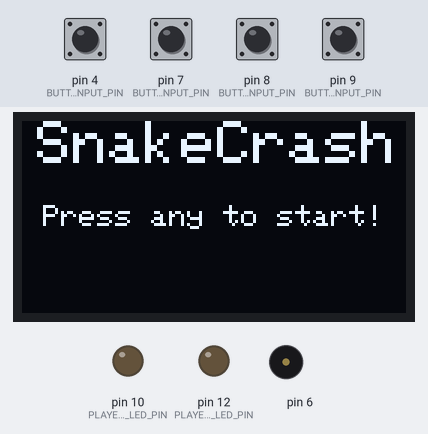
Simulated run of this sketch. Board: Arduino Uno, built with avr-gcc and run on an emulated ATmega328P. Shown: 128×64 one-colour display, output pins drawn as LEDs (lit = HIGH), buzzer (waves = sounding). Dashed ring = blinking. The inputs (shaded band) are chosen by the test bench; at power-on: pin 4 (BUTTON2_INPUT_PIN), pin 7 (BUTTON1_INPUT_PIN), pin 8 (BUTTON3_INPUT_PIN), pin 9 (BUTTON4_INPUT_PIN) HIGH.

Above: at 1.4 s.
1.5 s: pin 4 (BUTTON2_INPUT_PIN) pulled LOW for 0.15 s
At 3.8 s:
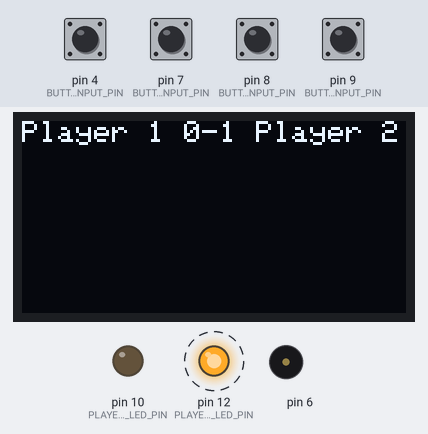
4.0 s: pin 7 (BUTTON1_INPUT_PIN) pulled LOW for 1 s
At 5.19 s:
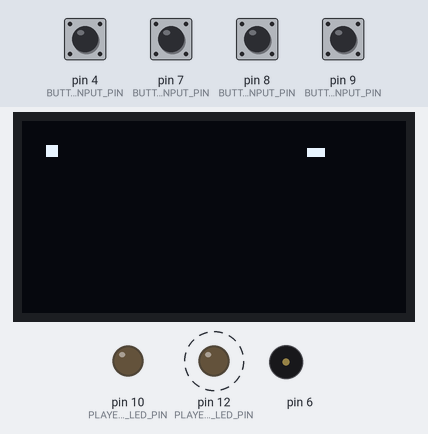
6.5 s: pin 8 (BUTTON3_INPUT_PIN) pulled LOW for 0.15 s
At 7.6 s:
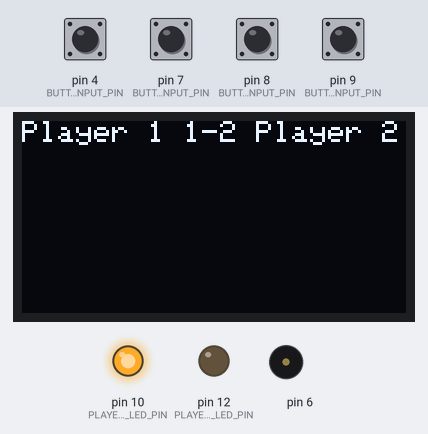
8.4 s: pin 9 (BUTTON4_INPUT_PIN) pulled LOW for 1 s
At 10.04 s:
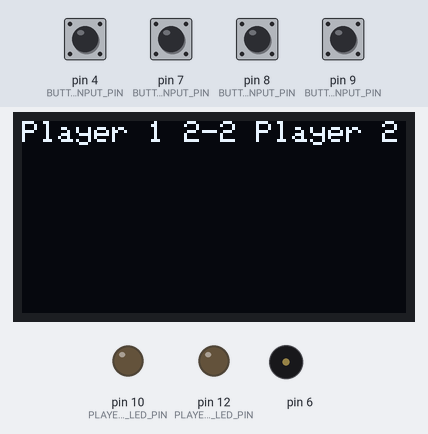
11.3 s: pin 4 (BUTTON2_INPUT_PIN) pulled LOW for 1 s
At 12.1 s:
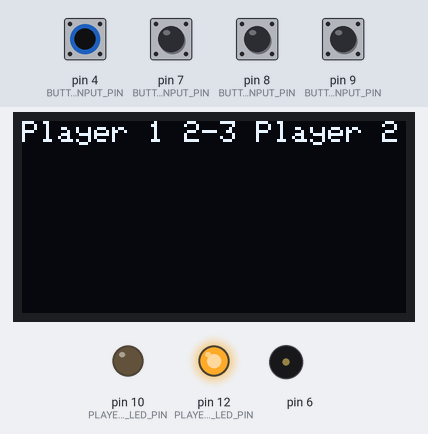
13.8 s: pin 4 (BUTTON2_INPUT_PIN) pulled LOW for 1 s
At 17.9 s:
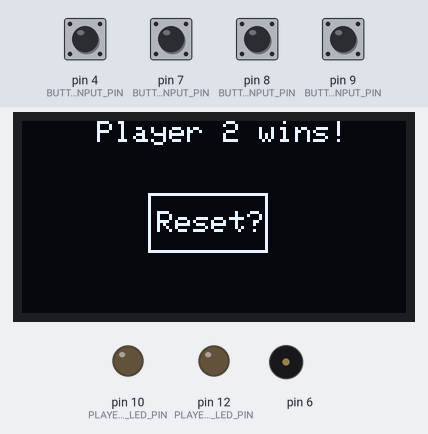
Timing chart, 0 to 18.8 s (numbered marks = the images above; inputs shaded):
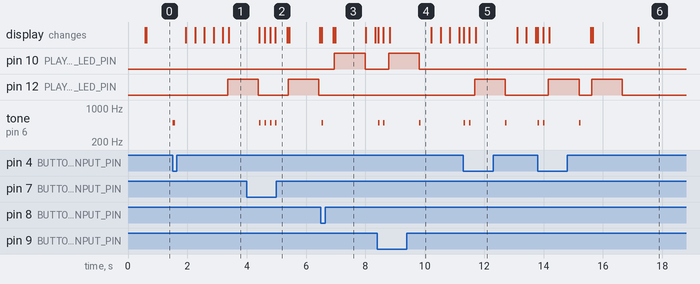

The sketch:

A2_SnakeCrash.ino
```cpp
#include <Wire.h>
#include <SPI.h>

#include <Adafruit_GFX.h>
#include <Adafruit_SSD1306.h>

#define SCREEN_WIDTH 128 // OLED display width, in pixels
#define SCREEN_HEIGHT 64 // OLED display height, in pixels

// Declaration for an SSD1306 display connected to I2C (SDA, SCL pins)
#define OLED_RESET     4 // Reset pin # (or -1 if sharing Arduino reset pin)
Adafruit_SSD1306 _display(SCREEN_WIDTH, SCREEN_HEIGHT, &Wire, OLED_RESET);

// Pins
const int BUTTON1_INPUT_PIN = 7;
const int BUTTON2_INPUT_PIN = 4;

const int BUTTON3_INPUT_PIN = 8;
const int BUTTON4_INPUT_PIN = 9;

const int PLAYER1_LED_PIN = 10;
const int PLAYER2_LED_PIN = 12;

const int DELAY_LOOP_MS = 5;

bool isMenu = true;
bool isReady = false;

const char strStart[] = "Press any to start!";
int16_t x, y;
uint16_t txtWidth, txtHeight;

// Player1 variables
int xPlayerPos = 10;
int yPlayerPos = 10;
int playerRadius = 1;
int xSpeed = 0;
int ySpeed = 0;
int player1Score = 0;

// Player2 variables
int player2Radius = 1;
int xPlayer2Pos = 100;
int yPlayer2Pos = 10;
int x2Speed = 0;
int y2Speed = 0;
int player2Score = 0;


// Button values
int button1Value = 0;
int button2Value = 0;
int button3Value = 0;
int button4Value = 0;

void setup() {
  pinMode(BUTTON1_INPUT_PIN, INPUT_PULLUP);
  pinMode(BUTTON2_INPUT_PIN, INPUT_PULLUP);
  pinMode(BUTTON3_INPUT_PIN, INPUT_PULLUP);
  pinMode(BUTTON4_INPUT_PIN, INPUT_PULLUP);

  pinMode(PLAYER1_LED_PIN, OUTPUT);
  pinMode(PLAYER2_LED_PIN, OUTPUT);

  Serial.begin(9600);

  initializeOledAndShowStartupScreen();

  showMenu();

  xSpeed = 1;
  x2Speed = -1;

  player1Score = 0;
  player2Score = 0;

}

void loop() {
  button1Value = digitalRead(BUTTON1_INPUT_PIN);
  button2Value = digitalRead(BUTTON2_INPUT_PIN);
  button3Value = digitalRead(BUTTON3_INPUT_PIN);
  button4Value = digitalRead(BUTTON4_INPUT_PIN);

  collisionDetect();

  // First player reaching 5 points wins
  if (player1Score == 5) {
    winMenu(true);
  } else if (player2Score == 5) {
    winMenu(false);
  }

  moveDirection();

  // Update player pos
  xPlayerPos += xSpeed;
  yPlayerPos += ySpeed;

  xPlayer2Pos += x2Speed;
  yPlayer2Pos += y2Speed;

  drawPlayers();

  reverseDirection();

  // Render buffer to screen
  _display.display();

  if(DELAY_LOOP_MS > 0){
    delay(DELAY_LOOP_MS);
  }
}

// Function for handling player collisions
// Starts a new round when a player hits another player or wall.
void collisionDetect() {
  // Collision Detect
  // Player 1
  if (xSpeed != 0) {
    if ((xSpeed < 0 && _display.getPixel(xPlayerPos - 2, yPlayerPos) == 1) || (xSpeed > 0 && _display.getPixel(xPlayerPos + 2, yPlayerPos) == 1)) {
      player2Score += 1;
      digitalWrite(PLAYER2_LED_PIN, HIGH);
      resetLevel();
    }
  }  else if (ySpeed != 0) {
    if ((ySpeed < 0 && _display.getPixel(xPlayerPos, yPlayerPos - 2) == 1) || (ySpeed > 0 && _display.getPixel(xPlayerPos, yPlayerPos + 2) == 1)) {
      player2Score += 1;
      digitalWrite(PLAYER2_LED_PIN, HIGH);
      resetLevel();
    }
  }
  // Player 2
  if (x2Speed != 0) {
    if ((x2Speed < 0 && _display.getPixel(xPlayer2Pos - 2, yPlayer2Pos) == 1) || (x2Speed > 0 && _display.getPixel(xPlayer2Pos + 2, yPlayer2Pos) == 1)) {
      player1Score += 1;
      digitalWrite(PLAYER1_LED_PIN, HIGH);
      resetLevel();
    }
  }  else if (y2Speed != 0) {
    if ((y2Speed < 0 && _display.getPixel(xPlayer2Pos, yPlayer2Pos - 2) == 1) || (y2Speed > 0 && _display.getPixel(xPlayer2Pos, yPlayer2Pos + 2) == 1)) {
      player1Score += 1;
      digitalWrite(PLAYER1_LED_PIN, HIGH);
      resetLevel();
    }
  }
}

// Function for changing players' direction on button press.
void moveDirection() {
  // Button pressed (for player1 going LEFT)
  if (button1Value == LOW) {
    // Player going DOWN
    if (ySpeed > 0) {
      ySpeed = 0;
      xSpeed = 1;
    }
    // Player going RIGHT
    else if (xSpeed > 0) {
      xSpeed = 0;
      ySpeed = -1;
    }
    // Player going UP
    else if (ySpeed < 0) {
      ySpeed = 0;
      xSpeed = -1;
    }
    // Player going LEFT
    else if (xSpeed < 0) {
      xSpeed = 0;
      ySpeed = 1;
    }
    tone(6, 500);
    delay(50);
    noTone(6);
    delay(100);
  }

  // Button pressed (for player1 going RIGHT)
  if (button2Value == LOW) {
    // Player going DOWN
    if (ySpeed > 0) {
      ySpeed = 0;
      xSpeed = -1;
    }
    // Player going RIGHT
    else if (xSpeed > 0) {
      xSpeed = 0;
      ySpeed = 1;
    }
    // Player going UP
    else if (ySpeed < 0) {
      ySpeed = 0;
      xSpeed = 1;
    }
    // Player going LEFT
    else if (xSpeed < 0) {
      xSpeed = 0;
      ySpeed = -1;
    }

    tone(6, 500);
    delay(50);
    noTone(6);
    delay(100);
  }

  // Button pressed (for player2 going RIGHT)
  if (button3Value == LOW) {
    // Player going DOWN
    if (y2Speed > 0) {
      y2Speed = 0;
      x2Speed = -1;
    }
    // Player going RIGHT
    else if (x2Speed > 0) {
      x2Speed = 0;
      y2Speed = 1;
    }
    // Player going UP
    else if (y2Speed < 0) {
      y2Speed = 0;
      x2Speed = 1;
    }
    // Player going LEFT
    else if (x2Speed < 0) {
      x2Speed = 0;
      y2Speed = -1;
    }

    tone(6, 500);
    delay(50);
    noTone(6);
    delay(100);
  }

  // Button pressed (for player2 going LEFT)
  if (button4Value == LOW) {
    // Player going DOWN
    if (y2Speed > 0) {
      y2Speed = 0;
      x2Speed = 1;
    }
    // Player going RIGHT
    else if (x2Speed > 0) {
      x2Speed = 0;
      y2Speed = -1;
    }
    // Player going UP
    else if (y2Speed < 0) {
      y2Speed = 0;
      x2Speed = -1;
    }
    // Player going LEFT
    else if (x2Speed < 0) {
      x2Speed = 0;
      y2Speed = 1;
    }

    tone(6, 500);
    delay(50);
    noTone(6);
    delay(100);
  }
}

// Draws both players on the display.
void drawPlayers() {
  // Draw player 1
  _display.writePixel(xPlayerPos, yPlayerPos, SSD1306_WHITE);
  _display.writePixel(xPlayerPos-1, yPlayerPos, SSD1306_WHITE);
  _display.writePixel(xPlayerPos+1, yPlayerPos, SSD1306_WHITE);
  _display.writePixel(xPlayerPos, yPlayerPos-1, SSD1306_WHITE);
  _display.writePixel(xPlayerPos, yPlayerPos+1, SSD1306_WHITE);

  _display.writePixel(xPlayerPos+1, yPlayerPos+1, SSD1306_WHITE);
  _display.writePixel(xPlayerPos-1, yPlayerPos+1, SSD1306_WHITE);
  _display.writePixel(xPlayerPos+1, yPlayerPos-1, SSD1306_WHITE);
  _display.writePixel(xPlayerPos-1, yPlayerPos-1, SSD1306_WHITE);

  // Draw player 2
  _display.writePixel(xPlayer2Pos, yPlayer2Pos, SSD1306_WHITE);
  _display.writePixel(xPlayer2Pos-1, yPlayer2Pos, SSD1306_WHITE);
  _display.writePixel(xPlayer2Pos+1, yPlayer2Pos, SSD1306_WHITE);
  _display.writePixel(xPlayer2Pos, yPlayer2Pos-1, SSD1306_WHITE);
  _display.writePixel(xPlayer2Pos, yPlayer2Pos+1, SSD1306_WHITE);

  _display.writePixel(xPlayer2Pos+1, yPlayer2Pos+1, SSD1306_WHITE);
  _display.writePixel(xPlayer2Pos-1, yPlayer2Pos+1, SSD1306_WHITE);
  _display.writePixel(xPlayer2Pos+1, yPlayer2Pos-1, SSD1306_WHITE);
  _display.writePixel(xPlayer2Pos-1, yPlayer2Pos-1, SSD1306_WHITE);

}

// Reverses the direction of a player if they hit a wall,
// effectively making the player lose
void reverseDirection() {
  // Check for ball bounce
  if(xPlayerPos - playerRadius <= 0 || xPlayerPos + playerRadius >= _display.width()){
    xSpeed = xSpeed * -1; // reverse x direction
  }

  if(yPlayerPos - playerRadius <= 0 || yPlayerPos + playerRadius >= _display.height()){
    ySpeed = ySpeed * -1; // reverse y direction
  }

  if(xPlayer2Pos - player2Radius <= 0 || xPlayer2Pos + player2Radius >= _display.width()){
    x2Speed = x2Speed * -1; // reverse x direction
  }

  if(yPlayer2Pos - player2Radius <= 0 || yPlayer2Pos + player2Radius >= _display.height()){
    y2Speed = y2Speed * -1; // reverse y direction
  }
}

// Shows the start menu.
void showMenu() {

  _display.setTextSize(2);
  _display.setTextColor(WHITE, BLACK);
  _display.setCursor(5, 0);
  _display.println("SnakeCrash");
  _display.display();

  _display.setTextSize(1);
  _display.setTextColor(WHITE, BLACK);
  _display.getTextBounds(strStart, 0, 0, &x, &y, &txtWidth, &txtHeight);
  _display.setCursor(_display.width() / 2 - txtWidth / 2, _display.height() / 2 - txtHeight / 2);
  _display.println(strStart);
  _display.display();

  while (isMenu) {
    button1Value = digitalRead(BUTTON1_INPUT_PIN);
    button2Value = digitalRead(BUTTON2_INPUT_PIN);
    button3Value = digitalRead(BUTTON3_INPUT_PIN);
    button4Value = digitalRead(BUTTON4_INPUT_PIN);

    // Breaks out of menu on button press
    if (button1Value == LOW || button2Value == LOW || button3Value == LOW || button4Value == LOW) {
      isMenu = false;
      tone(6, 500);
      delay(50);
      noTone(6);
      break;
    }

  }

  _display.clearDisplay();
}

// Resets the game.
void resetLevel() {
  _display.clearDisplay();

  _display.setTextSize(0.9);
  _display.setTextColor(WHITE, BLACK);
  _display.setCursor(0, 0);
  _display.println("Player 1 " + String(player1Score) +"-" + player2Score + " Player 2");
  _display.display();
  delay(1000);
  _display.clearDisplay();

  // Reset LEDs
  digitalWrite(PLAYER1_LED_PIN, LOW);
  digitalWrite(PLAYER2_LED_PIN, LOW);

  // Reset player positions
  xPlayerPos = 10;
  yPlayerPos = 10;
  xPlayer2Pos = 100;
  yPlayer2Pos = 10;
}

// Shows a menu on a player win, gives option to restart
void winMenu(bool player1Wins) {

  digitalWrite(5, HIGH);
  delay(500);
  digitalWrite(5, LOW);

  // Reset scores
  player1Score = 0;
  player2Score = 0;

  _display.clearDisplay();

  _display.setTextSize(1);
  _display.setTextColor(WHITE, BLACK);
  _display.setCursor(25, 0);

  if (player1Wins) {
    _display.println("Player 1 wins!");
  } else {
    _display.println("Player 2 wins!");
  }

  _display.setTextSize(1);
  _display.setTextColor(WHITE, BLACK);
  _display.setCursor(45, 30);
  _display.println("Reset?");

  _display.drawRect(42, 24, 40, 20, SSD1306_WHITE);

  _display.display();

  bool showResetButton = true;

  while (!isReady) {
    button1Value = digitalRead(BUTTON1_INPUT_PIN);
    button2Value = digitalRead(BUTTON2_INPUT_PIN);
    button3Value = digitalRead(BUTTON3_INPUT_PIN);
    button4Value = digitalRead(BUTTON4_INPUT_PIN);

    // Restarts game on button press
    if (button1Value == LOW || button2Value == LOW || button3Value == LOW || button4Value == LOW) {
      isReady = true;
      tone(6, 500);
      delay(50);
      noTone(6);
      break;
    }

  }

  digitalWrite(PLAYER1_LED_PIN, LOW);
  digitalWrite(PLAYER2_LED_PIN, LOW);

  isReady = false;
  _display.clearDisplay();
}

/**
 * Call this from setup() to initialize the OLED screen
 */
void initializeOledAndShowStartupScreen(){
  // SSD1306_SWITCHCAPVCC = generate display voltage from 3.3V internally
  if (!_display.begin(SSD1306_SWITCHCAPVCC, 0x3D)) { // Address 0x3D for 128x64
    //Serial.println(F("SSD1306 allocation failed"));
    for (;;); // Don't proceed, loop forever
  }

  // Clear the buffer
  _display.clearDisplay();

  _display.setTextSize(1);
  _display.setTextColor(WHITE, BLACK);
  _display.setCursor(0, 0);
  _display.println("Screen initialized!");
  _display.display();
  delay(500);
  _display.clearDisplay();
}
```

Measured:
- after the input at 1.5 s, pin 12 (PLAYER2_LED_PIN): LOW → HIGH after 1.9 s; tone on pin 6: silent → 500 Hz at once, → silent 0.10 s later; the display: first changes after 0.45 s (image 1 shows a later state)
- after the input at 4.0 s, tone on pin 6: alternates 500 Hz for 0.05 s and silent for 0.13 s, 8 changes in all, then stays silent, starting after 0.42 s
- after the input at 6.5 s, pin 10 (PLAYER1_LED_PIN): LOW → HIGH after 0.46 s, → LOW 1.0 s later; pin 12 (PLAYER2_LED_PIN): stays LOW (without the input it goes to HIGH after 1.6 s); tone on pin 6: silent → 500 Hz at once, → silent 0.05 s later
- after the input at 8.4 s, pin 10 (PLAYER1_LED_PIN): LOW → HIGH after 0.39 s, → LOW 1.0 s later; pin 12 (PLAYER2_LED_PIN): stays LOW (without the input it goes to HIGH after 1.3 s); tone on pin 6: goes 500 Hz 0.05 s, silent 0.13 s, 500 Hz 0.05 s, silent 1.2 s, 500 Hz 0.05 s, then silent, starting at once
- after the input at 11.3 s, tone on pin 6: goes 500 Hz 0.05 s, silent 0.13 s, 500 Hz 0.05 s, silent 1.2 s, 500 Hz 0.05 s, then silent, starting at once
- after the input at 13.8 s, pin 12 (PLAYER2_LED_PIN): alternates HIGH for 1.0 s and LOW for 0.43 s, 4 changes in all, then stays LOW, starting after 0.36 s; tone on pin 6: goes 500 Hz 0.05 s, silent 0.13 s, 500 Hz 0.05 s, silent 1.2 s, 500 Hz 0.05 s, then silent, starting at once
- what the display in image 3 shows lasts 1.0 s, from 7.0 s to 8.0 s
